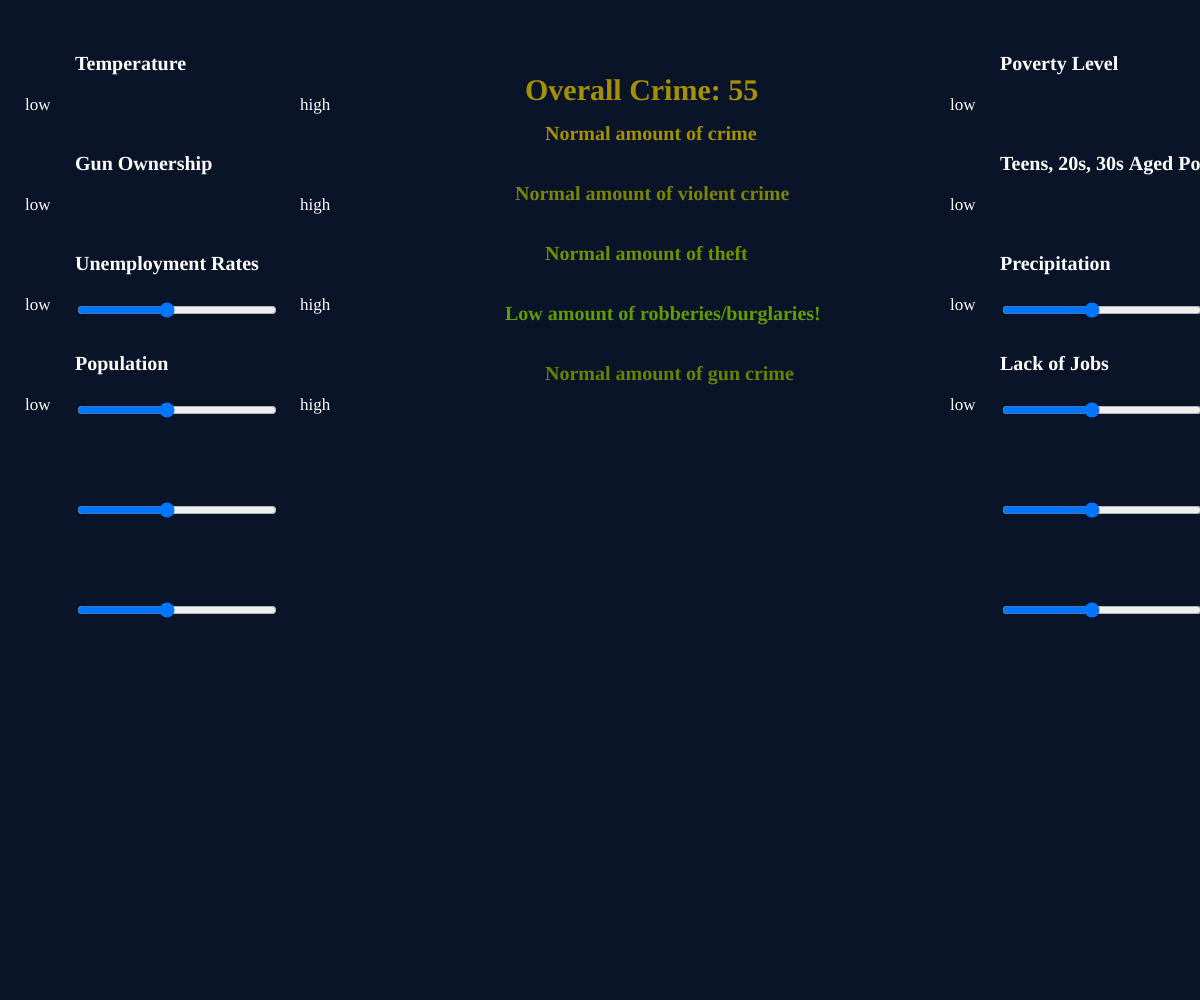
Frame 1 (no input)
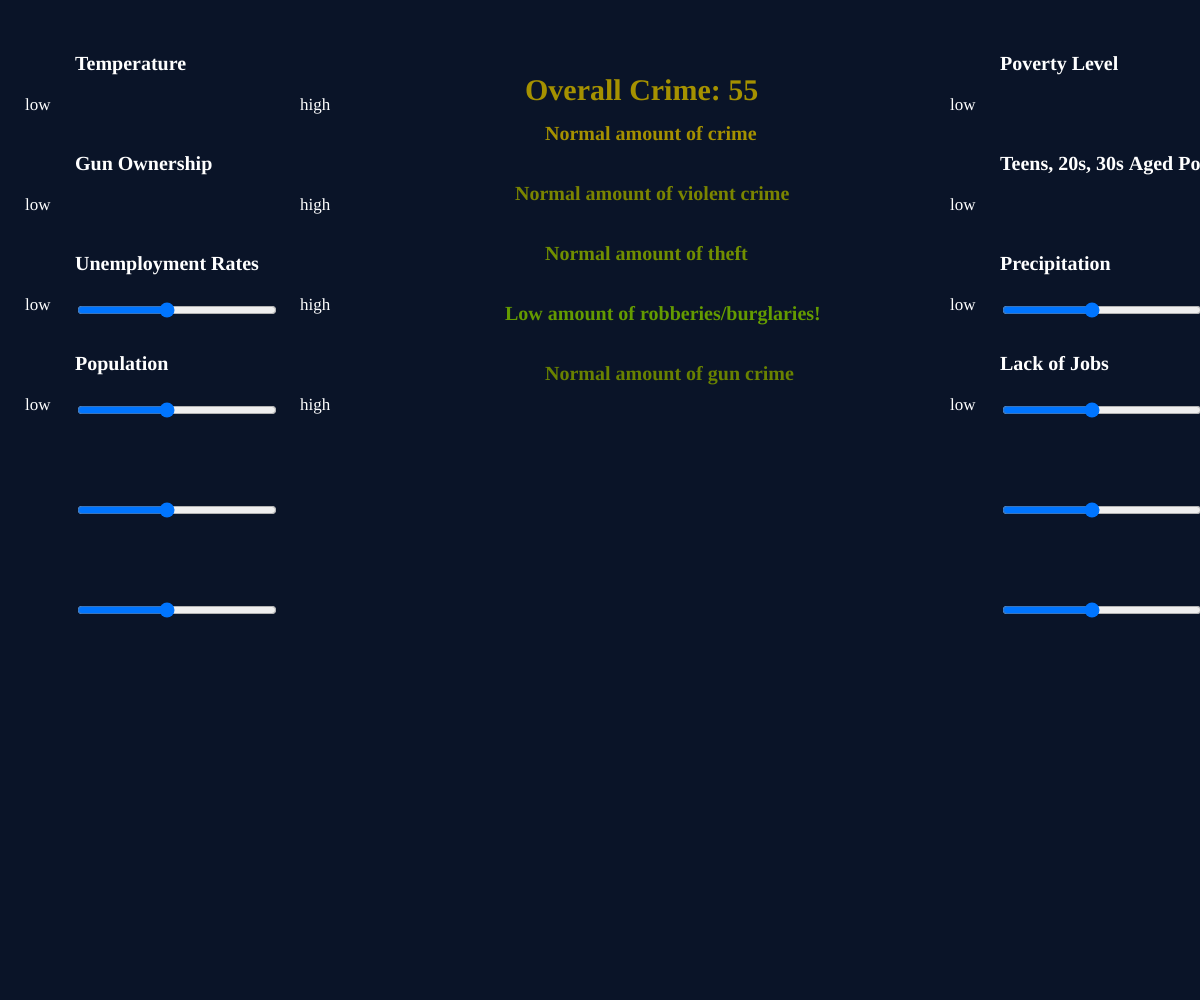
Frame 60 (no input)
Frame 120 (the mouse pressed at the canvas centre since frame 60): identical to frame 60, image omitted

The p5.js sketch that drew these frames (run headless with seeded random() and noise() and a simulated clock; from frame 60 on, the mouse is pressed at the canvas centre):

// p5.js sketch
// ── sketch.js
// My research question was, 
// what external factors affect crime and how do these factors affect the crime rate and different types of crime? 
// I basically wanted to explore the factors that affect crime. 

// declarinng variables
let slider = [];
let factors = ["Temperature", "Gun Ownership", "Unemployment Rates", "Population", "Poverty Level", "Teens, 20s, 30s Aged Population", "Precipitation", "Lack of Jobs"];
let factorAmounts = [];

// sets up the page
function setup() {
  createCanvas(windowWidth, windowHeight);
  background(10, 20, 40);
  // text color, font and size
  fill(255);
  textFont("Baskerville");

  // creating all the sliders. Column 1 of sliders
  for (let index = 0; index < 4; index++) {
    slider[index] = createSlider(1, 10, 5, 1);
    slider[index].position(75, 300 + (100 * index));
    slider[index].style('width', '200px');
  }
  // Column 2 of sliders
  for (let index = 4; index < 8; index++) {
    slider[index] = createSlider(1, 10, 5, 1);
    slider[index].position(1000, 300 + (100 * (index - 4)));
    slider[index].style('width', '200px');
  }
}


// deals with displaying text
function draw() {
  background(10,20, 40);
  textSize(17);
  fill(0);
  textStyle(NORMAL);
  // updates factor amounts when user makes a change for the sliders
  for (let index = 0; index < 8; index++) {
    factorAmounts[index] = slider[index].value();
  }

  // displaying low and high next to each slider
  fill(255);
  for (let index = 0; index < 4; index++) {
    text("low", 25, 110 + (100 * index));
    text("high", 300, 110 + (100 * index));
  }
  for (let index = 4; index < 8; index++) {
    text("low", 950, 110 + (100 * (index - 4)));
    text("high", 1225, 110 + (100 * (index - 4)));
  }

  textStyle(BOLD);
  textSize(20);
  // printing each of the factors above slider
  for (let index = 0; index < 4; index++) {
    text(factors[index], 75, 70 + (100 * index));
  }
  for (let index = 4; index < 8; index++) {
    text(factors[index], 1000, 70 + (100 * (index - 4)));
  }
  calculateOverallCrime();
  calculateViolentCrime();
  calculateTheftCrime();
  calculateRobberyBurglaryCrime();
  calculateGunCrime();
}


// used for calculating overall crime amount
// uses color and numbers to show how crime is changing
// stats whether the crime is low or high based on crime amount
function calculateOverallCrime() {
  let crimeAmount = 0;
  // going through each factor to figure out crime rate
  for (let i = 0; i < 8; i++) {
    if (i == 1 || i == 6) {
      crimeAmount = crimeAmount + (factorAmounts[i] * 0.5);
    } else if (i == 2 || i == 3 || i == 4 || i == 5) {
      crimeAmount = crimeAmount + (factorAmounts[i] * 2);
    } else {
      crimeAmount = crimeAmount + factorAmounts[i];
    }
  }
  textSize(30);
  textStyle(BOLD);
  // the more red the color is, the more crime there is
  // the more green the color is the less crime there is
  // inversely related
  fill(crimeAmount * 3, (255 - (crimeAmount * 2)), 0);
  text("Overall Crime: " + crimeAmount, 525, 100);

  textStyle(BOLD);
  textSize(20);

  // going through crimeAmount and deciding if it is low or high
  if (crimeAmount <= 20) {
    text("Extremely low amount of crime! :)", 510, 140);
  } else if (crimeAmount > 20 && crimeAmount <= 40) {
    text("Low amount of crime!", 555, 140);
  } else if (crimeAmount > 40 && crimeAmount <= 70) {
    text("Normal amount of crime", 545, 140);
  } else if (crimeAmount > 70 && crimeAmount <= 99) {
    text("High amount of crime", 560, 140);
  } else if (crimeAmount > 99 && crimeAmount <= 110) {
    text("Extremely high amount of crime :(", 520, 140);
  }
}


// factors that affect violent crimes are temperature, gun ownership, unemployment rates, job availibilty
function calculateViolentCrime() {
  textStyle(BOLD);
  textSize(20);

  // using multipliers and addition to calculate crime amount
  let crimeAmount = factorAmounts[0] + factorAmounts[1] + factorAmounts[2] + (factorAmounts[7] * 0.5);

  // figuring out appropriate color
  fill(crimeAmount * 7, 255 - (crimeAmount * 7), 0);

  // sees if biolent crime is greater or less than a certain amount to determine amount of crime
  if (crimeAmount <= 5) {
    text("Extremely low amount of violent crime! :)", 480, 200);
  } else if (crimeAmount > 5 && crimeAmount <= 15) {
    text("Low amount of violent crime!", 515, 200);
  } else if (crimeAmount > 15 && crimeAmount <= 20) {
    text("Normal amount of violent crime", 515, 200);
  } else if (crimeAmount > 20 && crimeAmount <= 30) {
    text("High amount of violent crime", 530, 200);
  } else if (crimeAmount > 30 && crimeAmount <= 35) {
    text("Extremely high amount of violent crime :(", 480, 200);
  }

}


// factors that affect theft are temperature, unemployment, poverty level
function calculateTheftCrime() {
  textStyle(BOLD);
  textSize(20);

  // calculating the crime amount
  // multipliers used
  let crimeAmount = factorAmounts[0] * 0.5 + (factorAmounts[2] * 2) + (factorAmounts[4] * 2);

  // figuring out appropriate color
  fill(crimeAmount * 5, 255 - (crimeAmount * 5), 0);

  // needed to skew data
  // used in order to figure out of thefts are normal, high or low
  if (crimeAmount <= 7) {
    text("Extremely low amount of theft! :)", 510, 260);
  } else if (crimeAmount > 7 && crimeAmount <= 15) {
    text("Low amount of theft!", 555, 260);
  } else if (crimeAmount > 15 && crimeAmount <= 30) {
    text("Normal amount of theft", 545, 260);
  } else if (crimeAmount > 30 && crimeAmount <= 40) {
    text("High amount of theft", 560, 260);
  } else if (crimeAmount > 40 && crimeAmount <= 45) {
    text("Extremely high amount of theft :(", 520, 260);
  }
}

// factors that affect this are temperature, precipitation
function calculateRobberyBurglaryCrime() {
  textStyle(BOLD);
  textSize(20);

  // will end up creating a bell curve type of distribution
  let crimeAmount = factorAmounts[0] * factorAmounts[6];
  // figuring out appropriate color
  fill(crimeAmount * 2 + 50, (255 - (crimeAmount * 2) - 50), 0);

  // used in order to figure out if robberies/burgularies are normal, high or low
  if (crimeAmount <= 20) {
    text("Extremely low amount of robberies/burglaries! :)", 460, 320);
  } else if (crimeAmount > 20 && crimeAmount <= 40) {
    text("Low amount of robberies/burglaries!", 505, 320);
  } else if (crimeAmount > 40 && crimeAmount <= 60) {
    text("Normal amount of robberies/burglaries", 495, 320);
  } else if (crimeAmount > 60 && crimeAmount <= 80) {
    text("High amount of robberies/burglaries", 510, 320);
  } else if (crimeAmount > 80 && crimeAmount <= 100) {
    text("Extremely high amount of robberies/burglaries :(", 470, 320);
  }
}


// factor that affects gun crime is mainly gun ownership
// text color changes based on how high or low gun crime is
function calculateGunCrime() {
  textStyle(BOLD);
  textSize(20);

  fill(factorAmounts[1] * 25 - 20, 255 - (factorAmounts[1] * 25), 0);
  // going through gun factor amount to see if the crime would be high or not
  if (factorAmounts[1] == 1 || factorAmounts[1] == 2) {
    text("Extremely low amount of gun crime! :)", 510, 380);
  } else if (factorAmounts[1] == 2 || factorAmounts[1] == 3) {
    text("Low amount of gun crime!", 555, 380);
  } else if (factorAmounts[1] == 4 || factorAmounts[1] == 5 || factorAmounts[1] == 6) {
    text("Normal amount of gun crime", 545, 380);
  } else if (factorAmounts[1] == 7 || factorAmounts[1] == 8) {
    text("High amount of gun crime", 560, 380);
  }else if (factorAmounts[1] == 9 || factorAmounts[1] == 10) {
    text("Extremely high amount of gun crime :(", 520, 380);
  } 
}
